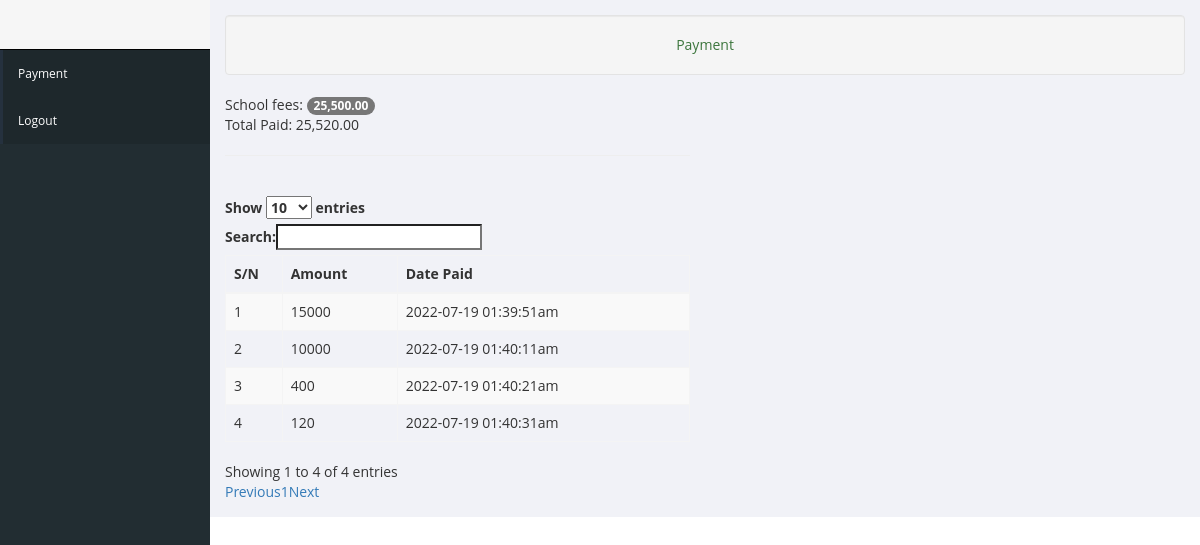
/student/payment.php (signed in), run on the app's committed database.
### tables this page shows
CREATE TABLE `bursary_schoolfees` (
  `id` int(11) NOT NULL,
  `amount` varchar(30) NOT NULL,
  `did_id` int(11) DEFAULT NULL,
  `sid_id` int(11) DEFAULT NULL
);

CREATE TABLE `payment` (
  `id` int(11) NOT NULL,
  `feesId` int(11) NOT NULL,
  `studentId` int(11) NOT NULL,
  `amount` varchar(30) NOT NULL,
  `datePaid` varchar(30) NOT NULL
);

### student/classes/db.php (called while the page is built, shortened)
<?php
class Database
{
private static $dsn = 'mysql:host=localhost:3306;dbname=dms';
private static $user= 'root';
private static $pass= '';
public static $instance;
public function __construct()
{
$this->db = new PDO(self::$dsn,self::$user,self::$pass);
}
public static function getInstance()
{
if(!isset(self::$instance))
{
self::$instance= new $object;
}
return self::$instance;
}
}
?>

### student/classes/store.php (called while the page is built, shortened)
<?php
require_once "db.php";
class Store extends Database{
public static function getColById2($tbl, $col, $col2, $id,  $id2, $return){
$conn = Database::getInstance();
$select = $conn->db->prepare("SELECT * FROM $tbl WHERE $col = ?  AND $col2 = ? Limit 1");
$select->execute(array($id,$id2));
return $select->fetchColumn($return);
}
public static function getPaymentHistory($student, $fees){
$conn = Database::getInstance();
$select = $conn->db->prepare("SELECT * FROM payment WHERE studentId = ? AND feesId = ?");
$select->execute(array($student, $fees));
return $select;
}
public static function amountSumPaymentHistory($student, $fees){
$conn = Database::getInstance();
$select = $conn->db->prepare("SELECT sum(amount) FROM payment WHERE studentId = ? AND feesId = ?");
$select->execute(array($student, $fees));
return $select;
}
public static function formatMoney($number, $fractional=false) {
    if ($fractional) {
        $number = sprintf('%.2f', $number);
    }
    while (true) {
        $replaced = preg_replace('/(-?\d+)(\d\d\d)/', '$1,$2', $number);
        if ($replaced != $number) {
            $number = $replaced;
        } else {
            break;
        }
    }
	return $number;
}
}

### student/payment.php (the view, shortened to what this page needs)
<?php include 'classes/store.php'; ?>
<?php include './includes/header.php'; ?>
<body class="hold-transition skin-blue sidebar-mini">
    <div class="wrapper">
             <?php include './includes/topheader.php'; ?>
             <?php include './includes/sidebar.php'; ?>
        <div class="content-wrapper">
            <section class="content">
<div class="row">
      <div class="col-md-12">
        <div class="well panel-primary text-success">
        <center>Payment</center>
       </div>
      </div>
	<div class="col-md-6">
<?php
			$amount =  Store::getColById2('bursary_schoolfees','sid_id','did_id',$_SESSION['session'],$_SESSION['department'],1);
			if($amount){
				echo "School fees: <div class='badge'>".Store::formatMoney($amount, true)."</div>";
					$feeId =  Store::getColById2('bursary_schoolfees','sid_id','did_id',$_SESSION['session'],$_SESSION['department'],0);
				echo "<br/>";
	$TOTAL = Store::amountSumPaymentHistory($_SESSION['uid'], $feeId);
				for($i=0; $rowas = $TOTAL->fetch(); $i++){
				 $tot=$rowas['sum(amount)'];
				echo "Total Paid: ".Store::formatMoney($tot, true);
				}
?>
<hr />
<br />
 <table class="table table-striped table-bordered table-hover" id="dataTables-example" border="0">
			<thead class="thead">
				<tr>
					<th>S/N</th>
					<th>Amount </th>
					<th>Date Paid</th>
				</tr>
			</thead>
			<tbody>
				<?php
	$PAYEMENT = Store::getPaymentHistory($_SESSION['uid'], $feeId);
				$query = $PAYEMENT->fetchAll(PDO::FETCH_OBJ);
				$i = 1;
				foreach($query as $list):
								echo "<tr>";
				echo "<td>".$i."</td>";
				echo "<td>".$list->amount."</td>";
				echo "<td>".$list->datePaid."</td>";
echo "</tr>";
$i++;
				endforeach;
				?>
			</tbody>
		</table>
<?php			}
			else {
				echo "No fees set yet. See the bursary department please";
			}
?>
     </div>
</div>
            </section>
        </div>
    </div>
</body>
</html>

### data on the page
bursary_schoolfees: amount "25,500.00"
payment: amount "15000", datePaid "2022-07-19 01:39:51am"
payment: amount "10000", datePaid "2022-07-19 01:40:11am"
payment: amount "400", datePaid "2022-07-19 01:40:21am"
payment: amount "120", datePaid "2022-07-19 01:40:31am"

### other printed values
Store::formatMoney($tot, true) "25,520.00"
